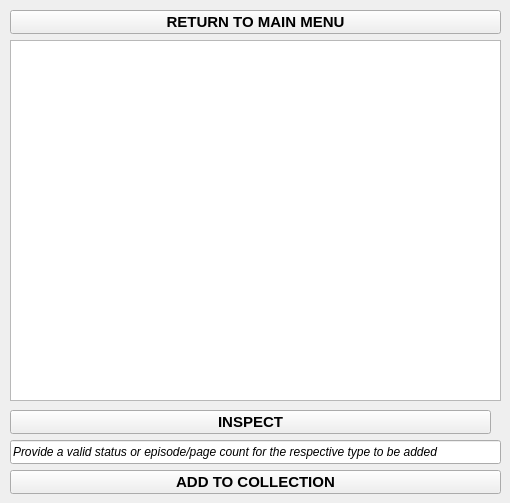
   <widget class="QWidget" name="search_page">
    <widget class="QLineEdit" name="searchstat">
     <property name="geometry">
      <rect>
       <x>10</x>
       <y>440</y>
       <width>491</width>
       <height>24</height>
      </rect>
     </property>
     <property name="font">
      <font>
       <pointsize>9</pointsize>
       <italic>true</italic>
      </font>
     </property>
     <property name="text">
      <string>Provide a valid status or episode/page count for the respective type to be added</string>
     </property>
    </widget>
    <widget class="QPushButton" name="searchadd">
     <property name="geometry">
      <rect>
       <x>10</x>
       <y>470</y>
       <width>491</width>
       <height>24</height>
      </rect>
     </property>
     <property name="font">
      <font>
       <pointsize>11</pointsize>
       <bold>true</bold>
      </font>
     </property>
     <property name="text">
      <string>ADD TO COLLECTION</string>
     </property>
    </widget>
    <widget class="QPushButton" name="searchreturn">
     <property name="geometry">
      <rect>
       <x>10</x>
       <y>10</y>
       <width>491</width>
       <height>24</height>
      </rect>
     </property>
     <property name="font">
      <font>
       <pointsize>11</pointsize>
       <bold>true</bold>
      </font>
     </property>
     <property name="text">
      <string>RETURN TO MAIN MENU</string>
     </property>
    </widget>
    <widget class="QListWidget" name="searchlist">
     <property name="geometry">
      <rect>
       <x>10</x>
       <y>40</y>
       <width>491</width>
       <height>361</height>
      </rect>
     </property>
    </widget>
    <widget class="QPushButton" name="inspectsearch">
     <property name="geometry">
      <rect>
       <x>10</x>
       <y>410</y>
       <width>481</width>
       <height>24</height>
      </rect>
     </property>
     <property name="font">
      <font>
       <pointsize>11</pointsize>
       <bold>true</bold>
      </font>
     </property>
     <property name="text">
      <string>INSPECT</string>
     </property>
    </widget>
   </widget>
